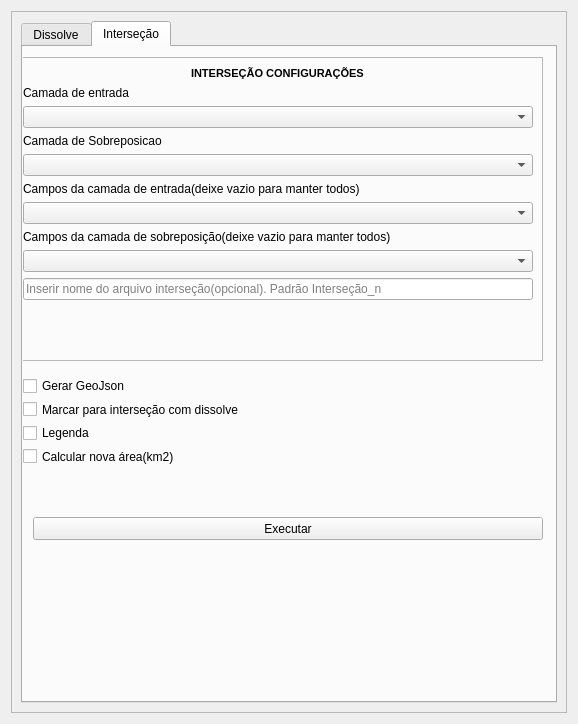
<?xml version="1.0" encoding="UTF-8"?>
<ui version="4.0">
 <class>TesteDialogBase</class>
 <widget class="QDialog" name="TesteDialogBase">
  <property name="geometry">
   <rect>
    <x>0</x>
    <y>0</y>
    <width>578</width>
    <height>724</height>
   </rect>
  </property>
  <property name="minimumSize">
   <size>
    <width>0</width>
    <height>0</height>
   </size>
  </property>
  <property name="maximumSize">
   <size>
    <width>2000</width>
    <height>2000</height>
   </size>
  </property>
  <property name="windowTitle">
   <string>NiesaPlugin</string>
  </property>
  <property name="modal">
   <bool>false</bool>
  </property>
  <layout class="QGridLayout" name="gridLayout_2">
   <item row="0" column="0">
    <layout class="QVBoxLayout" name="verticalLayout_5">
     <item>
      <layout class="QHBoxLayout" name="horizontalLayout_7">
       <item>
        <layout class="QVBoxLayout" name="verticalLayout_4">
         <item>
          <widget class="QFrame" name="frame_2">
           <property name="frameShape">
            <enum>QFrame::StyledPanel</enum>
           </property>
           <property name="frameShadow">
            <enum>QFrame::Raised</enum>
           </property>
           <layout class="QGridLayout" name="gridLayout">
            <item row="1" column="2">
             <layout class="QVBoxLayout" name="verticalLayout_2">
              <item>
               <layout class="QHBoxLayout" name="horizontalLayout_5">
                <item>
                 <widget class="QTabWidget" name="tabWidget">
                  <property name="currentIndex">
                   <number>1</number>
                  </property>
                  <widget class="QWidget" name="tab_5">
                   <attribute name="title">
                    <string>Dissolve</string>
                   </attribute>
                   <widget class="QWidget" name="layoutWidget">
                    <property name="geometry">
                     <rect>
                      <x>0</x>
                      <y>20</y>
                      <width>508</width>
                      <height>208</height>
                     </rect>
                    </property>
                    <layout class="QVBoxLayout" name="verticalLayout_11">
                     <item alignment="Qt::AlignHCenter">
                      <widget class="QLabel" name="label_5">
                       <property name="font">
                        <font>
                         <weight>75</weight>
                         <bold>true</bold>
                        </font>
                       </property>
                       <property name="text">
                        <string>DISSOLVER CONFIGURAÇÕES</string>
                       </property>
                      </widget>
                     </item>
                     <item>
                      <widget class="QLabel" name="label_6">
                       <property name="font">
                        <font>
                         <pointsize>8</pointsize>
                         <weight>50</weight>
                         <bold>false</bold>
                        </font>
                       </property>
                       <property name="text">
                        <string>Camada de entrada</string>
                       </property>
                      </widget>
                     </item>
                     <item>
                      <widget class="QComboBox" name="cbCamadas">
                       <property name="font">
                        <font>
                         <pointsize>8</pointsize>
                         <weight>50</weight>
                         <bold>false</bold>
                        </font>
                       </property>
                       <property name="editable">
                        <bool>false</bool>
                       </property>
                       <property name="currentText">
                        <string/>
                       </property>
                      </widget>
                     </item>
                     <item>
                      <widget class="QLabel" name="label_7">
                       <property name="font">
                        <font>
                         <weight>50</weight>
                         <bold>false</bold>
                        </font>
                       </property>
                       <property name="text">
                        <string>Colunas</string>
                       </property>
                      </widget>
                     </item>
                     <item>
                      <layout class="QVBoxLayout" name="verticalLayout_10">
                       <item>
                        <layout class="QHBoxLayout" name="horizontalLayout_6">
                         <item>
                          <layout class="QHBoxLayout" name="horizontalLayout_3">
                           <item>
                            <widget class="QCheckBox" name="cb1">
                             <property name="text">
                              <string>1</string>
                             </property>
                            </widget>
                           </item>
                           <item>
                            <widget class="QComboBox" name="cbColuna1">
                             <property name="minimumSize">
                              <size>
                               <width>67</width>
                               <height>0</height>
                              </size>
                             </property>
                             <property name="editable">
                              <bool>false</bool>
                             </property>
                             <item>
                              <property name="text">
                               <string/>
                              </property>
                             </item>
                            </widget>
                           </item>
                           <item>
                            <widget class="QCheckBox" name="cb2">
                             <property name="text">
                              <string>2</string>
                             </property>
                            </widget>
                           </item>
                           <item>
                            <widget class="QComboBox" name="cbColuna2"/>
                           </item>
                          </layout>
                         </item>
                         <item>
                          <spacer name="horizontalSpacer_2">
                           <property name="orientation">
                            <enum>Qt::Horizontal</enum>
                           </property>
                           <property name="sizeHint" stdset="0">
                            <size>
                             <width>78</width>
                             <height>20</height>
                            </size>
                           </property>
                          </spacer>
                         </item>
                         <item>
                          <layout class="QHBoxLayout" name="horizontalLayout_4">
                           <item>
                            <widget class="QCheckBox" name="cb3">
                             <property name="text">
                              <string>3</string>
                             </property>
                            </widget>
                           </item>
                           <item>
                            <widget class="QComboBox" name="cbColuna3"/>
                           </item>
                          </layout>
                         </item>
                        </layout>
                       </item>
                       <item>
                        <layout class="QVBoxLayout" name="verticalLayout_9">
                         <item>
                          <widget class="QCheckBox" name="cbSomarArea">
                           <property name="font">
                            <font>
                             <weight>50</weight>
                             <bold>false</bold>
                            </font>
                           </property>
                           <property name="text">
                            <string>Calcular nova área(km2)</string>
                           </property>
                          </widget>
                         </item>
                         <item>
                          <widget class="QCheckBox" name="cbLegenda">
                           <property name="font">
                            <font>
                             <weight>50</weight>
                             <bold>false</bold>
                            </font>
                           </property>
                           <property name="text">
                            <string>Legenda</string>
                           </property>
                          </widget>
                         </item>
                         <item>
                          <widget class="QLineEdit" name="leInserirNome">
                           <property name="enabled">
                            <bool>true</bool>
                           </property>
                           <property name="autoFillBackground">
                            <bool>false</bool>
                           </property>
                           <property name="text">
                            <string/>
                           </property>
                           <property name="placeholderText">
                            <string>Inserir nome do arquivo dissolvido(opcional). Padrão Dissolvido_n</string>
                           </property>
                          </widget>
                         </item>
                        </layout>
                       </item>
                      </layout>
                     </item>
                    </layout>
                   </widget>
                   <widget class="QPushButton" name="pbColunas">
                    <property name="geometry">
                     <rect>
                      <x>0</x>
                      <y>490</y>
                      <width>534</width>
                      <height>23</height>
                     </rect>
                    </property>
                    <property name="text">
                     <string>Executar </string>
                    </property>
                   </widget>
                  </widget>
                  <widget class="QWidget" name="tab_6">
                   <attribute name="title">
                    <string>Interseção</string>
                   </attribute>
                   <widget class="QFrame" name="pbGeo">
                    <property name="geometry">
                     <rect>
                      <x>-10</x>
                      <y>10</y>
                      <width>530</width>
                      <height>304</height>
                     </rect>
                    </property>
                    <property name="sizePolicy">
                     <sizepolicy hsizetype="Preferred" vsizetype="Expanding">
                      <horstretch>0</horstretch>
                      <verstretch>0</verstretch>
                     </sizepolicy>
                    </property>
                    <property name="frameShape">
                     <enum>QFrame::StyledPanel</enum>
                    </property>
                    <property name="frameShadow">
                     <enum>QFrame::Raised</enum>
                    </property>
                    <layout class="QVBoxLayout" name="verticalLayout_15">
                     <item>
                      <layout class="QVBoxLayout" name="verticalLayout_12">
                       <item>
                        <layout class="QVBoxLayout" name="verticalLayout_13">
                         <item alignment="Qt::AlignHCenter">
                          <widget class="QLabel" name="label">
                           <property name="font">
                            <font>
                             <family>MS Shell Dlg 2</family>
                             <pointsize>8</pointsize>
                             <weight>75</weight>
                             <bold>true</bold>
                            </font>
                           </property>
                           <property name="text">
                            <string>INTERSEÇÃO CONFIGURAÇÕES</string>
                           </property>
                          </widget>
                         </item>
                         <item>
                          <layout class="QVBoxLayout" name="verticalLayout_8">
                           <item>
                            <layout class="QVBoxLayout" name="verticalLayout_7">
                             <item>
                              <layout class="QHBoxLayout" name="horizontalLayout_2">
                               <item>
                                <layout class="QVBoxLayout" name="verticalLayout">
                                 <item>
                                  <widget class="QLabel" name="label_2">
                                   <property name="font">
                                    <font>
                                     <weight>50</weight>
                                     <bold>false</bold>
                                    </font>
                                   </property>
                                   <property name="whatsThis">
                                    <string>&lt;html&gt;&lt;head/&gt;&lt;body&gt;&lt;p&gt;Teste de info&lt;/p&gt;&lt;/body&gt;&lt;/html&gt;</string>
                                   </property>
                                   <property name="text">
                                    <string>Camada de entrada</string>
                                   </property>
                                  </widget>
                                 </item>
                                 <item>
                                  <widget class="QComboBox" name="cbCamada_inter">
                                   <property name="editable">
                                    <bool>false</bool>
                                   </property>
                                   <property name="currentText">
                                    <string/>
                                   </property>
                                  </widget>
                                 </item>
                                </layout>
                               </item>
                              </layout>
                             </item>
                             <item>
                              <widget class="QLabel" name="label_8">
                               <property name="text">
                                <string>Camada de Sobreposicao</string>
                               </property>
                              </widget>
                             </item>
                             <item>
                              <widget class="QComboBox" name="Cb_sobreposicao"/>
                             </item>
                             <item>
                              <layout class="QVBoxLayout" name="verticalLayout_3">
                               <item>
                                <widget class="QLabel" name="label_3">
                                 <property name="font">
                                  <font>
                                   <weight>50</weight>
                                   <bold>false</bold>
                                  </font>
                                 </property>
                                 <property name="text">
                                  <string>Campos da camada de entrada(deixe vazio para manter todos)</string>
                                 </property>
                                </widget>
                               </item>
                               <item>
                                <widget class="QgsCheckableComboBox" name="mCb_colunasInter">
                                 <property name="placeholderText">
                                  <string/>
                                 </property>
                                </widget>
                               </item>
                              </layout>
                             </item>
                             <item>
                              <layout class="QVBoxLayout" name="verticalLayout_6">
                               <item>
                                <widget class="QLabel" name="label_4">
                                 <property name="font">
                                  <font>
                                   <weight>50</weight>
                                   <bold>false</bold>
                                  </font>
                                 </property>
                                 <property name="text">
                                  <string>Campos da camada de sobreposição(deixe vazio para manter todos)</string>
                                 </property>
                                </widget>
                               </item>
                               <item>
                                <widget class="QgsCheckableComboBox" name="cbSomarAreaInter">
                                 <property name="enabled">
                                  <bool>true</bool>
                                 </property>
                                 <property name="placeholderText">
                                  <string/>
                                 </property>
                                </widget>
                               </item>
                               <item>
                                <widget class="QLineEdit" name="leInserirNome_2">
                                 <property name="enabled">
                                  <bool>true</bool>
                                 </property>
                                 <property name="autoFillBackground">
                                  <bool>false</bool>
                                 </property>
                                 <property name="text">
                                  <string/>
                                 </property>
                                 <property name="placeholderText">
                                  <string>Inserir nome do arquivo interseção(opcional). Padrão Interseção_n</string>
                                 </property>
                                </widget>
                               </item>
                              </layout>
                             </item>
                            </layout>
                           </item>
                          </layout>
                         </item>
                        </layout>
                       </item>
                      </layout>
                     </item>
                     <item>
                      <widget class="QLabel" name="lbResposta">
                       <property name="text">
                        <string/>
                       </property>
                      </widget>
                     </item>
                    </layout>
                   </widget>
                   <widget class="QPushButton" name="pbGerarInter">
                    <property name="geometry">
                     <rect>
                      <x>10</x>
                      <y>470</y>
                      <width>510</width>
                      <height>23</height>
                     </rect>
                    </property>
                    <property name="text">
                     <string>Executar</string>
                    </property>
                    <property name="checkable">
                     <bool>false</bool>
                    </property>
                   </widget>
                   <widget class="QWidget" name="">
                    <property name="geometry">
                     <rect>
                      <x>0</x>
                      <y>330</y>
                      <width>510</width>
                      <height>88</height>
                     </rect>
                    </property>
                    <layout class="QVBoxLayout" name="verticalLayout_14">
                     <item>
                      <widget class="QCheckBox" name="cbGeo">
                       <property name="text">
                        <string>Gerar GeoJson</string>
                       </property>
                      </widget>
                     </item>
                     <item>
                      <widget class="QCheckBox" name="cbDissolve_Intersecao">
                       <property name="font">
                        <font>
                         <weight>50</weight>
                         <bold>false</bold>
                        </font>
                       </property>
                       <property name="text">
                        <string>Marcar para interseção com dissolve</string>
                       </property>
                      </widget>
                     </item>
                     <item>
                      <widget class="QCheckBox" name="cbLegenda_2">
                       <property name="text">
                        <string>Legenda</string>
                       </property>
                      </widget>
                     </item>
                     <item>
                      <widget class="QCheckBox" name="cbSomarArea_2">
                       <property name="font">
                        <font>
                         <weight>50</weight>
                         <bold>false</bold>
                        </font>
                       </property>
                       <property name="text">
                        <string>Calcular nova área(km2)</string>
                       </property>
                      </widget>
                     </item>
                    </layout>
                   </widget>
                  </widget>
                 </widget>
                </item>
               </layout>
              </item>
             </layout>
            </item>
           </layout>
          </widget>
         </item>
        </layout>
       </item>
      </layout>
     </item>
    </layout>
   </item>
  </layout>
 </widget>
 <customwidgets>
  <customwidget>
   <class>QgsCheckableComboBox</class>
   <extends>QComboBox</extends>
   <header>qgscheckablecombobox.h</header>
  </customwidget>
 </customwidgets>
 <resources/>
 <connections>
  <connection>
   <sender>cbLegenda_2</sender>
   <signal>toggled(bool)</signal>
   <receiver>cbLegenda</receiver>
   <slot>toggle()</slot>
   <hints>
    <hint type="sourcelabel">
     <x>149</x>
     <y>295</y>
    </hint>
    <hint type="destinationlabel">
     <x>55</x>
     <y>238</y>
    </hint>
   </hints>
  </connection>
 </connections>
</ui>
